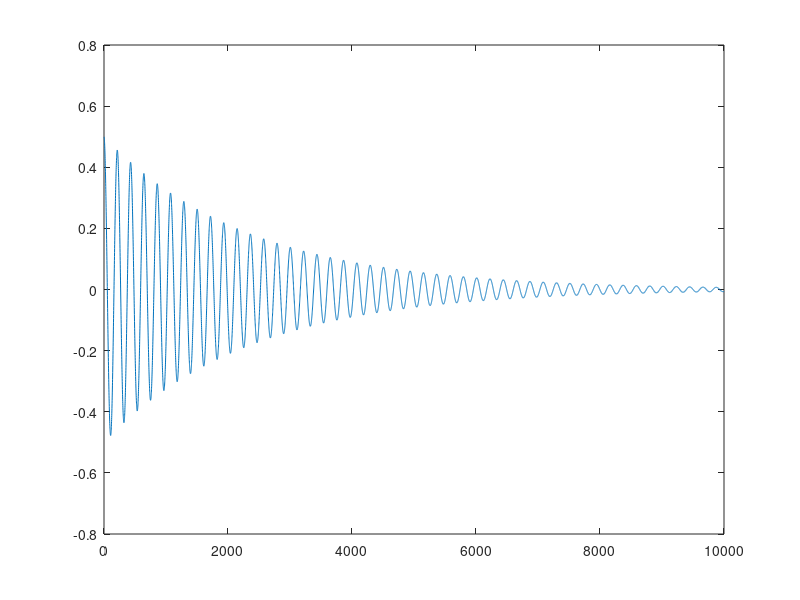
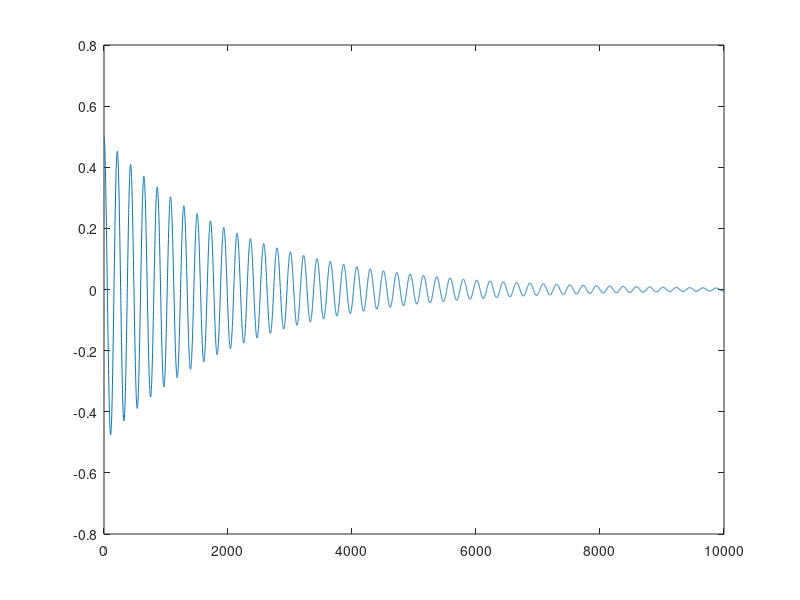
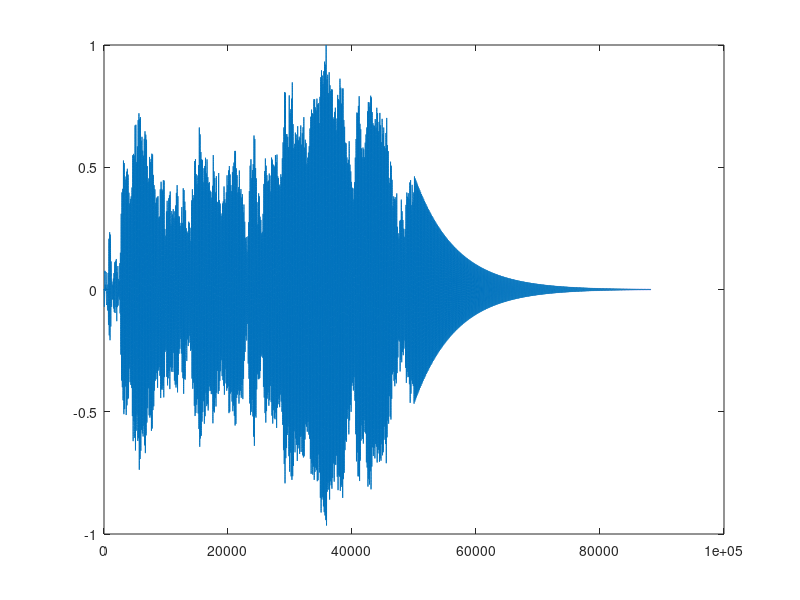
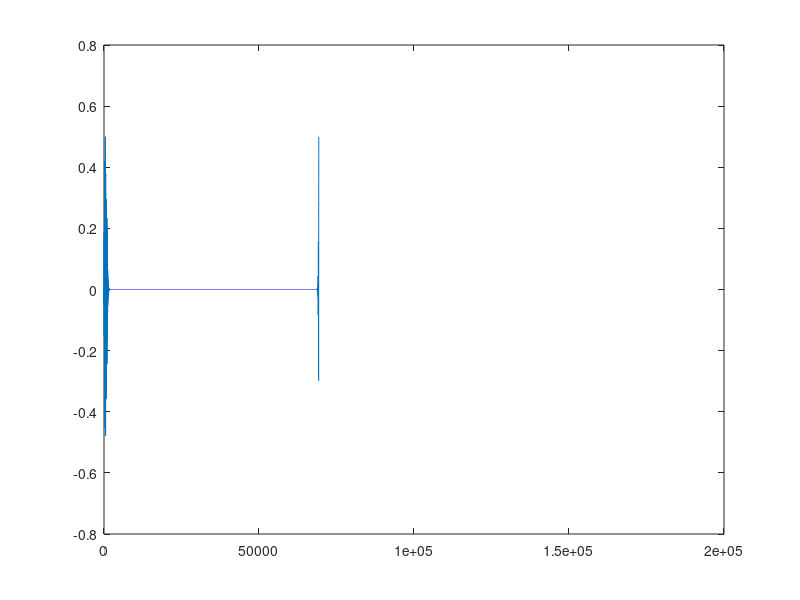

Source code (MATLAB) for these figures, in order:
%% Mass spring
m = 30; fs = 44100; T = 1/fs; N = 10000;
k = 50000000; x = zeros(1,N); xm1 = 0.5; xm2 = xm1; 
for i = 1:N
    x(i) = (2*m)/(m+k*T*T)*xm1 - xm2 * (m)/(m+k*T*T);
    xm2 = xm1;
    xm1 = x(i);
end
figure
plot(x) 
%% mass spring with damping
m = 30; fs = 44100; T = 1/fs; N = 10000;

k = 50000000; x = zeros(1,N); xm1 = 0.5; xm2 = xm1; 
f = 1/(2*pi) * sqrt(k/m)
R = 100;
c1 = m + R*T + k *(T*T); c2 = 2*m+R*T;
for i = 1:N
    x(i) = c2/c1*xm1 - xm2 * (m)/c1;
    xm2 = xm1;
    xm1 = x(i);
end
figure
plot(x)
%% Bottle
%   mode
m = 1; fs = 44100; T = 1/fs; N = 44100*2;
k = 5000000; 
m2 = 0.5; fs = 44100; N = 44100*2;
k2 = 5000000;

x = zeros(1,N); 

f = 1/(2*pi) * sqrt(k/m) % resonant frequency

input = 50000;

noise = 2*rand(1,input);
noise = noise - mean(noise); % remove DC off

offset = length(x)-length(noise);
if length(x) > length(noise)
    noise = [noise, zeros(1,offset)];
end

R = -100;
R2 = -100;
c1 = m + R*T + k *(T*T); c2 = 2*m+R*T;
c3 = m2 + R2*T + k2 *(T*T); c4 = 2*m2+R2*T;
xm1 = noise(N); 
xm2 = xm1; 

for i = 1:N
    x(i) = c2/c1*xm1 - xm2 * (m)/c1;
    xm2 = xm1;
    xm1 = x(i) + noise(i);
end

figure
plot((x/max(x))) 
s = (x/max(x));
sound(s,fs)

%% 2 modes
%   mode
m = 2; fs = 44100; T = 1/fs; N = 44100*4;
k = 50000000; 
m2 = 10; 
k2 = 50000000;

x = zeros(1,N); 
x2 = zeros(1,N); 

f = 1/(2*pi) * sqrt(k/m)% resonant frequency
f2 = 1/(2*pi) * sqrt(k2/m2)% resonant frequency

input = 1000;

noise = 2*rand(1,input);
noise = noise - mean(noise); % remove DC off

offset = length(x)-length(noise);
if length(x) > length(noise)
    noise =[noise, zeros(1,offset)];
end

R = 100;
R2 = -10000;

c1 = m + R*T + k *(T*T); c2 = 2*m+R*T;
c3 = m2 + R2*T + k2 *(T*T); c4 = 2*m2+R2*T;

xm1 = noise(N); 
xm2 = xm1; 

xm11 = noise(N-1); 
xm21 = xm11; 

for i = 1:N
    x(i) = c2/c1*xm1 - xm2 * (m)/c1;
    x2(i) = c4/c3*xm11 - xm21 * (m2)/c3;
    
    xm2 = xm1;
    xm1 = x(i) + noise(i);
    
    xm21 = xm11;
    xm11 = x2(i) + noise(i);
end

figure
s = (x/max(x));
s2 = (x2/max(x2));
mix = (s+s2)*0.5;
plot(mix)
sound(mix,fs)

